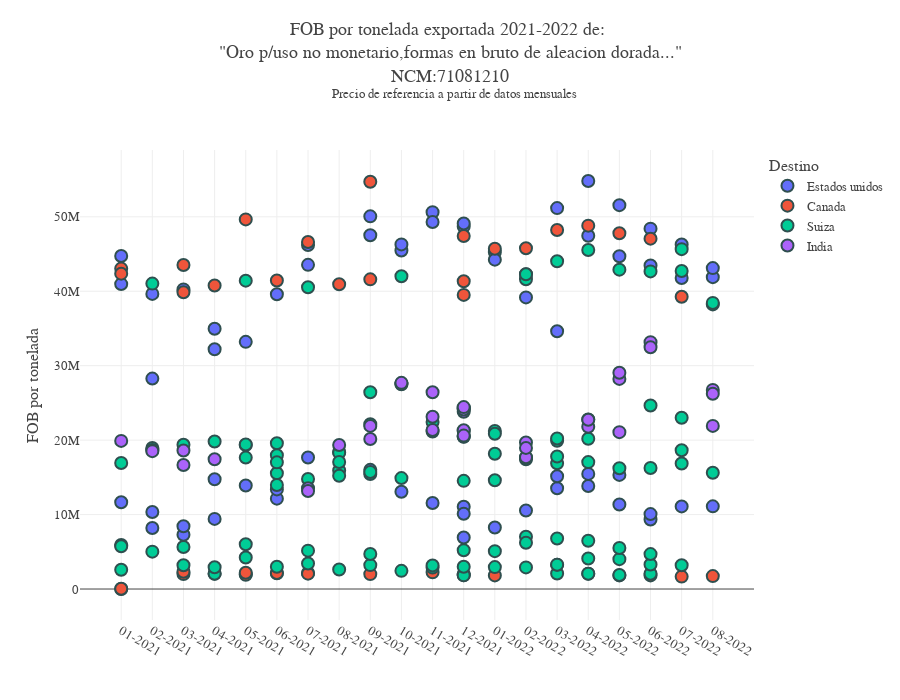

Notebook code cell kept with this figure:
### Code cell
ncm='71081210'
precio_boxplot_capitalizado(df=df_producto,
                            ncm=ncm,
                            # sim=sim_unique(ncm)[1]
                            )

plot_precio(df=df_producto,
            y='fob_unitario_ton',
            ncm=ncm,
            # sim="299C",
            color='pais_descri',
            # pais='Estados unidos',
            # n_empresa=2
            # n_paises=10,
            )
# sim_unique(ncm)[2]
